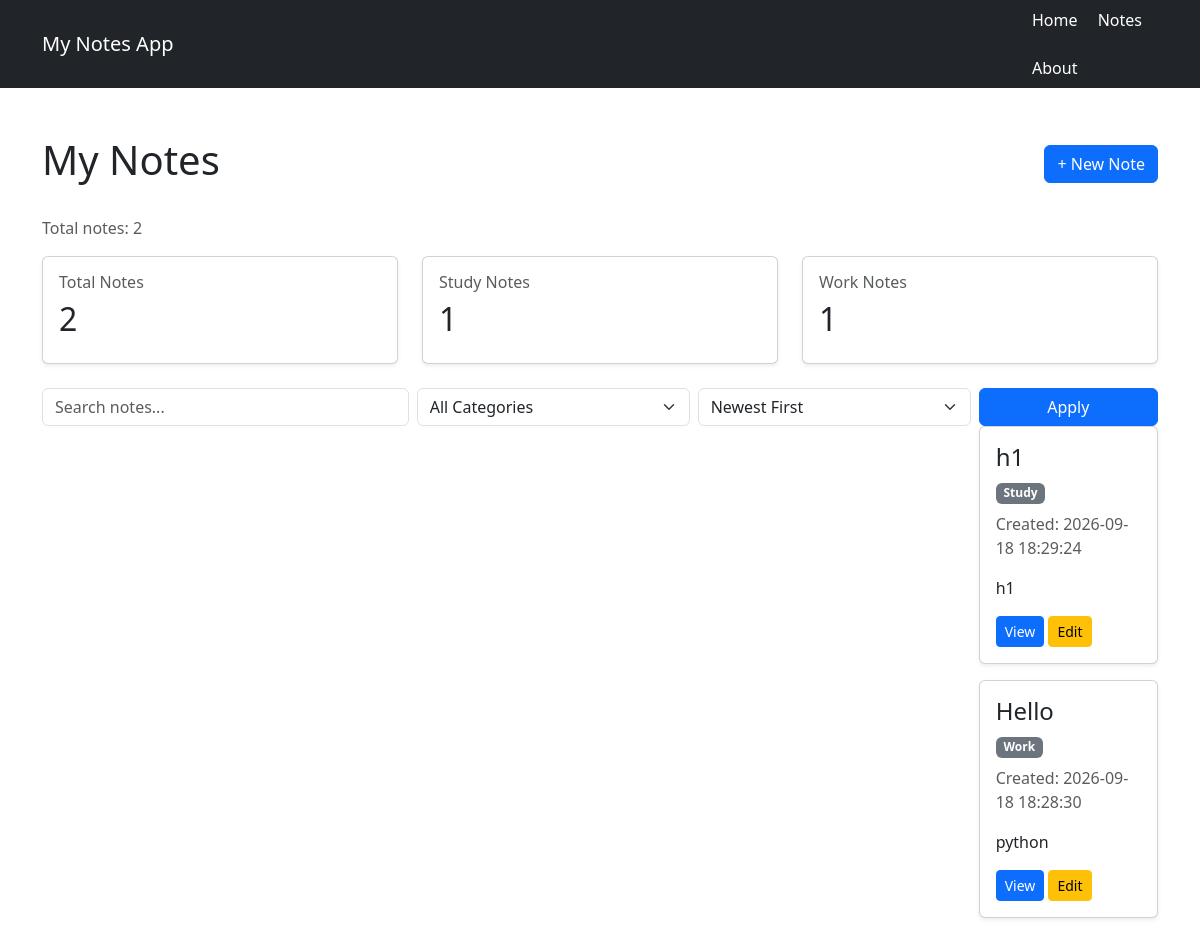
/notes, run on an earlier commit of the app's database.
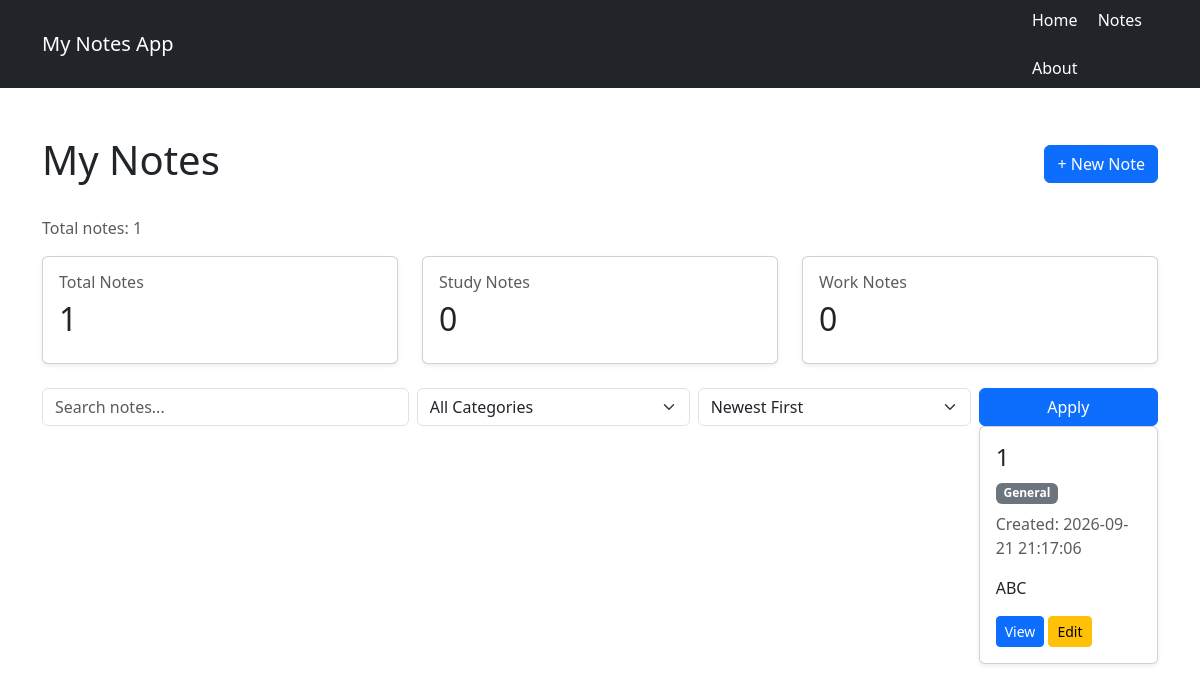
And on a later commit of the database.
### tables this page shows
CREATE TABLE notes (
            id INTEGER PRIMARY KEY AUTOINCREMENT,
            title TEXT NOT NULL,
            content TEXT NOT NULL
        , category TEXT NOT NULL DEFAULT 'General', created_at TEXT NOT NULL DEFAULT '');

### app.py (the view, shortened to what this page needs)
@app.route("/notes")
def notes():
    search_query = request.args.get("search", "").strip().lower()
    selected_category = request.args.get("category", "").strip()
    sort_order = request.args.get("sort", "newest")
    connection = get_db_connection()
    query = "SELECT * FROM notes WHERE 1=1"
    parameters = []
    if selected_category:
        query += " AND category = ?"
        parameters.append(selected_category)
    if sort_order == "oldest":
        query += " ORDER BY id ASC"
    else:
        query += " ORDER BY id DESC"
    notes_list = connection.execute(
        query,
        parameters
    ).fetchall()
    total_notes = connection.execute(
        "SELECT COUNT(*) AS total FROM notes"
    ).fetchone()["total"]
    study_notes = connection.execute(
        "SELECT COUNT(*) AS total FROM notes WHERE category = ?",
        ("Study",)
    ).fetchone()["total"]
    work_notes = connection.execute(
        "SELECT COUNT(*) AS total FROM notes WHERE category = ?",
        ("Work",)
    ).fetchone()["total"]
    connection.close()
    return render_template(
        "notes.html",
        notes=notes_list,
        search_query=search_query,
        selected_category=selected_category,
        sort_order=sort_order,
        total_notes=total_notes,
        study_notes=study_notes,
        work_notes=work_notes
    )

### app.py (called while the page is built)
def get_db_connection():
    connection = sqlite3.connect(DATABASE)
    connection.row_factory = sqlite3.Row
    return connection

### templates/notes.html (shortened to what this page needs)
{% extends "base.html" %}
{% block content %}
<div class="d-flex justify-content-between align-items-center mb-4">
    <h1>My Notes</h1>
    <a href="{{ url_for('create_note') }}"
       class="btn btn-primary">
        + New Note
    </a>
</div>
<p class="text-muted">
    Total notes: {{ total_notes }}
</p>
<div class="row mb-4">
    <div class="col-md-4">
        <div class="card shadow-sm">
            <div class="card-body">
                <h6 class="text-muted">Total Notes</h6>
                <h2>{{ total_notes }}</h2>
            </div>
        </div>
    </div>
    <div class="col-md-4">
        <div class="card shadow-sm">
            <div class="card-body">
                <h6 class="text-muted">Study Notes</h6>
                <h2>{{ study_notes }}</h2>
            </div>
        </div>
    </div>
    <div class="col-md-4">
        <div class="card shadow-sm">
            <div class="card-body">
                <h6 class="text-muted">Work Notes</h6>
                <h2>{{ work_notes }}</h2>
            </div>
        </div>
    </div>
</div>
<form method="GET"
      action="{{ url_for('notes') }}"
      class="row g-2 mb-4">
    <div class="col-md-4">
        <input type="text"
               name="search"
               class="form-control"
               placeholder="Search notes..."
               value="{{ search_query }}">
    </div>
    <div class="col-md-3">
        <select name="category" class="form-select">
            <option value="">All Categories</option>
        </select>
    </div>
    <div class="col-md-3">
        <select name="sort" class="form-select">
            <option value="newest"
                {% if sort_order == "newest" %}selected{% endif %}>
                Newest First
            </option>
        </select>
    </div>
    <div class="col-md-2 d-grid">
        <button type="submit" class="btn btn-primary">
            Apply
        </button>
{% if notes %}
    {% for note in notes %}
        <div class="card mb-3 shadow-sm">
            <div class="card-body">
                <h4>{{ note["title"] }}</h4>
                <span class="badge bg-secondary">
                    {{ note["category"] }}
                </span>
                <p class="text-muted mt-2">
                    Created: {{ note["created_at"] }}
                </p>
                <p>{{ note["content"] }}</p>
                <a href="{{ url_for('view_note', note_id=note['id']) }}"
                   class="btn btn-sm btn-primary">
                    View
                </a>
                <a href="{{ url_for('edit_note', note_id=note['id']) }}"
                   class="btn btn-sm btn-warning">
                    Edit
                </a>
            </div>
        </div>
    {% endfor %}
{% else %}
    <div class="alert alert-warning">
        No notes found.
    </div>
{% endif %}
{% endblock %}

### templates/base.html (shortened to what this page needs)
<!DOCTYPE html>
<html lang="en">
<head>
    <link
        href="https://cdn.jsdelivr.net/npm/bootstrap@5.3.3/dist/css/bootstrap.min.css"
        rel="stylesheet"
    >
</head>
<body>
    <nav class="navbar navbar-expand-lg bg-dark navbar-dark">
        <div class="container">
            <a class="navbar-brand" href="/">
                My Notes App
            </a>
            <div>
                <a
                    class="text-white me-3 text-decoration-none"
                    href="/"
                >
                    Home
                </a>
                <a
                    class="text-white me-3 text-decoration-none"
                    href="/notes"
                >
                    Notes
                </a>
                <a
                    href="{{ url_for('categories') }}"
                    class="nav-link"
                >
                </a>
                <a
                    class="text-white text-decoration-none"
                    href="/about"
                >
                    About
                </a>
            </div>
        </div>
    </nav>
    <main class="container mt-5">
        {% block content %}
        {% endblock %}
    </main>
</body>
</html>

What changed in the data, as far as the page shows it:
removed notes: title "h1", category "Study", created_at "2026-09-18 18:29:24", content "h1"
removed notes: title "Hello", category "Work", created_at "2026-09-18 18:28:30", content "python"
added notes: title "1", category "General", created_at "2026-09-21 21:17:06", content "ABC"
Also different on the page:
{{ total_notes }}: "2" → "1"
{{ study_notes }}: "1" → "0"
{{ work_notes }}: "1" → "0"
